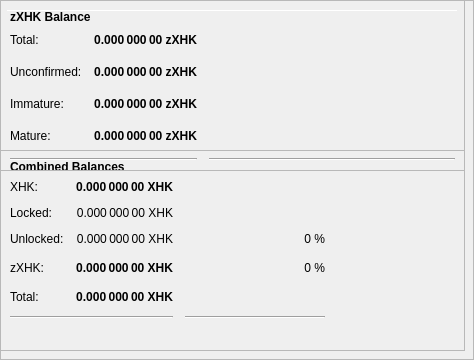
        <widget class="QFrame" name="frameObfuscation">
         <property name="minimumSize">
          <size>
           <width>0</width>
           <height>350</height>
          </size>
         </property>
         <property name="layoutDirection">
          <enum>Qt::LeftToRight</enum>
         </property>
         <property name="frameShape">
          <enum>QFrame::StyledPanel</enum>
         </property>
         <property name="frameShadow">
          <enum>QFrame::Raised</enum>
         </property>
         <widget class="QPushButton" name="runAutoDenom">
          <property name="geometry">
           <rect>
            <x>251</x>
            <y>17</y>
            <width>1</width>
            <height>1</height>
           </rect>
          </property>
          <property name="palette">
           <palette>
            <active>
             <colorrole role="WindowText">
              <brush brushstyle="SolidPattern">
               <color alpha="255">
                <red>0</red>
                <green>0</green>
                <blue>0</blue>
               </color>
              </brush>
             </colorrole>
             <colorrole role="Button">
              <brush brushstyle="SolidPattern">
               <color alpha="255">
                <red>239</red>
                <green>238</green>
                <blue>238</blue>
               </color>
              </brush>
             </colorrole>
             <colorrole role="Light">
              <brush brushstyle="SolidPattern">
               <color alpha="255">
                <red>255</red>
                <green>255</green>
                <blue>255</blue>
               </color>
              </brush>
             </colorrole>
             <colorrole role="Midlight">
              <brush brushstyle="SolidPattern">
               <color alpha="255">
                <red>247</red>
                <green>246</green>
                <blue>246</blue>
               </color>
              </brush>
             </colorrole>
             <colorrole role="Dark">
              <brush brushstyle="SolidPattern">
               <color alpha="255">
                <red>119</red>
                <green>119</green>
                <blue>119</blue>
               </color>
              </brush>
             </colorrole>
             <colorrole role="Mid">
              <brush brushstyle="SolidPattern">
               <color alpha="255">
                <red>159</red>
                <green>159</green>
                <blue>159</blue>
               </color>
              </brush>
             </colorrole>
             <colorrole role="Text">
              <brush brushstyle="SolidPattern">
               <color alpha="255">
                <red>0</red>
                <green>0</green>
                <blue>0</blue>
               </color>
              </brush>
             </colorrole>
             <colorrole role="BrightText">
              <brush brushstyle="SolidPattern">
               <color alpha="255">
                <red>255</red>
                <green>255</green>
                <blue>255</blue>
               </color>
              </brush>
             </colorrole>
             <colorrole role="ButtonText">
              <brush brushstyle="SolidPattern">
               <color alpha="255">
                <red>0</red>
                <green>0</green>
                <blue>0</blue>
               </color>
              </brush>
             </colorrole>
             <colorrole role="Base">
              <brush brushstyle="SolidPattern">
               <color alpha="255">
                <red>255</red>
                <green>255</green>
                <blue>255</blue>
               </color>
              </brush>
             </colorrole>
             <colorrole role="Window">
              <brush brushstyle="SolidPattern">
               <color alpha="255">
                <red>239</red>
                <green>238</green>
                <blue>238</blue>
               </color>
              </brush>
             </colorrole>
             <colorrole role="Shadow">
              <brush brushstyle="SolidPattern">
               <color alpha="255">
                <red>0</red>
                <green>0</green>
                <blue>0</blue>
               </color>
              </brush>
             </colorrole>
             <colorrole role="AlternateBase">
              <brush brushstyle="SolidPattern">
               <color alpha="255">
                <red>247</red>
                <green>246</green>
                <blue>246</blue>
               </color>
              </brush>
             </colorrole>
             <colorrole role="ToolTipBase">
              <brush brushstyle="SolidPattern">
               <color alpha="255">
                <red>255</red>
                <green>255</green>
                <blue>220</blue>
               </color>
              </brush>
             </colorrole>
             <colorrole role="ToolTipText">
              <brush brushstyle="SolidPattern">
               <color alpha="255">
                <red>0</red>
                <green>0</green>
                <blue>0</blue>
               </color>
              </brush>
             </colorrole>
            </active>
            <inactive>
             <colorrole role="WindowText">
              <brush brushstyle="SolidPattern">
               <color alpha="255">
                <red>0</red>
                <green>0</green>
                <blue>0</blue>
               </color>
              </brush>
             </colorrole>
             <colorrole role="Button">
              <brush brushstyle="SolidPattern">
               <color alpha="255">
                <red>239</red>
                <green>238</green>
                <blue>238</blue>
               </color>
              </brush>
             </colorrole>
             <colorrole role="Light">
              <brush brushstyle="SolidPattern">
               <color alpha="255">
                <red>255</red>
                <green>255</green>
                <blue>255</blue>
               </color>
              </brush>
             </colorrole>
             <colorrole role="Midlight">
              <brush brushstyle="SolidPattern">
               <color alpha="255">
                <red>247</red>
                <green>246</green>
                <blue>246</blue>
               </color>
              </brush>
             </colorrole>
             <colorrole role="Dark">
              <brush brushstyle="SolidPattern">
               <color alpha="255">
                <red>119</red>
                <green>119</green>
                <blue>119</blue>
               </color>
              </brush>
             </colorrole>
             <colorrole role="Mid">
              <brush brushstyle="SolidPattern">
               <color alpha="255">
                <red>159</red>
                <green>159</green>
                <blue>159</blue>
               </color>
              </brush>
             </colorrole>
             <colorrole role="Text">
              <brush brushstyle="SolidPattern">
               <color alpha="255">
                <red>0</red>
                <green>0</green>
                <blue>0</blue>
               </color>
              </brush>
             </colorrole>
             <colorrole role="BrightText">
              <brush brushstyle="SolidPattern">
               <color alpha="255">
                <red>255</red>
                <green>255</green>
                <blue>255</blue>
               </color>
              </brush>
             </colorrole>
             <colorrole role="ButtonText">
              <brush brushstyle="SolidPattern">
               <color alpha="255">
                <red>0</red>
                <green>0</green>
                <blue>0</blue>
               </color>
              </brush>
             </colorrole>
             <colorrole role="Base">
              <brush brushstyle="SolidPattern">
               <color alpha="255">
                <red>255</red>
                <green>255</green>
                <blue>255</blue>
               </color>
              </brush>
             </colorrole>
             <colorrole role="Window">
              <brush brushstyle="SolidPattern">
               <color alpha="255">
                <red>239</red>
                <green>238</green>
                <blue>238</blue>
               </color>
              </brush>
             </colorrole>
             <colorrole role="Shadow">
              <brush brushstyle="SolidPattern">
               <color alpha="255">
                <red>0</red>
                <green>0</green>
                <blue>0</blue>
               </color>
              </brush>
             </colorrole>
             <colorrole role="AlternateBase">
              <brush brushstyle="SolidPattern">
               <color alpha="255">
                <red>247</red>
                <green>246</green>
                <blue>246</blue>
               </color>
              </brush>
             </colorrole>
             <colorrole role="ToolTipBase">
              <brush brushstyle="SolidPattern">
               <color alpha="255">
                <red>255</red>
                <green>255</green>
                <blue>220</blue>
               </color>
              </brush>
             </colorrole>
             <colorrole role="ToolTipText">
              <brush brushstyle="SolidPattern">
               <color alpha="255">
                <red>0</red>
                <green>0</green>
                <blue>0</blue>
               </color>
              </brush>
             </colorrole>
            </inactive>
            <disabled>
             <colorrole role="WindowText">
              <brush brushstyle="SolidPattern">
               <color alpha="255">
                <red>119</red>
                <green>119</green>
                <blue>119</blue>
               </color>
              </brush>
             </colorrole>
             <colorrole role="Button">
              <brush brushstyle="SolidPattern">
               <color alpha="255">
                <red>239</red>
                <green>238</green>
                <blue>238</blue>
               </color>
              </brush>
             </colorrole>
             <colorrole role="Light">
              <brush brushstyle="SolidPattern">
               <color alpha="255">
                <red>255</red>
                <green>255</green>
                <blue>255</blue>
               </color>
              </brush>
             </colorrole>
             <colorrole role="Midlight">
              <brush brushstyle="SolidPattern">
               <color alpha="255">
                <red>247</red>
                <green>246</green>
                <blue>246</blue>
               </color>
              </brush>
             </colorrole>
             <colorrole role="Dark">
              <brush brushstyle="SolidPattern">
               <color alpha="255">
                <red>119</red>
                <green>119</green>
                <blue>119</blue>
               </color>
              </brush>
             </colorrole>
             <colorrole role="Mid">
              <brush brushstyle="SolidPattern">
               <color alpha="255">
                <red>159</red>
                <green>159</green>
                <blue>159</blue>
               </color>
              </brush>
             </colorrole>
             <colorrole role="Text">
              <brush brushstyle="SolidPattern">
               <color alpha="255">
                <red>119</red>
                <green>119</green>
                <blue>119</blue>
               </color>
              </brush>
             </colorrole>
             <colorrole role="BrightText">
              <brush brushstyle="SolidPattern">
               <color alpha="255">
                <red>255</red>
                <green>255</green>
                <blue>255</blue>
               </color>
              </brush>
             </colorrole>
             <colorrole role="ButtonText">
              <brush brushstyle="SolidPattern">
               <color alpha="255">
                <red>119</red>
                <green>119</green>
                <blue>119</blue>
               </color>
              </brush>
             </colorrole>
             <colorrole role="Base">
              <brush brushstyle="SolidPattern">
               <color alpha="255">
                <red>239</red>
                <green>238</green>
                <blue>238</blue>
               </color>
              </brush>
             </colorrole>
             <colorrole role="Window">
              <brush brushstyle="SolidPattern">
               <color alpha="255">
                <red>239</red>
                <green>238</green>
                <blue>238</blue>
               </color>
              </brush>
             </colorrole>
             <colorrole role="Shadow">
              <brush brushstyle="SolidPattern">
               <color alpha="255">
                <red>0</red>
                <green>0</green>
                <blue>0</blue>
               </color>
              </brush>
             </colorrole>
             <colorrole role="AlternateBase">
              <brush brushstyle="SolidPattern">
               <color alpha="255">
                <red>239</red>
                <green>238</green>
                <blue>238</blue>
               </color>
              </brush>
             </colorrole>
             <colorrole role="ToolTipBase">
              <brush brushstyle="SolidPattern">
               <color alpha="255">
                <red>255</red>
                <green>255</green>
                <blue>220</blue>
               </color>
              </brush>
             </colorrole>
             <colorrole role="ToolTipText">
              <brush brushstyle="SolidPattern">
               <color alpha="255">
                <red>0</red>
                <green>0</green>
                <blue>0</blue>
               </color>
              </brush>
             </colorrole>
            </disabled>
           </palette>
          </property>
          <property name="focusPolicy">
           <enum>Qt::NoFocus</enum>
          </property>
          <property name="autoFillBackground">
           <bool>true</bool>
          </property>
          <property name="text">
           <string/>
          </property>
          <property name="flat">
           <bool>true</bool>
          </property>
         </widget>
         <widget class="Line" name="line">
          <property name="geometry">
           <rect>
            <x>7</x>
            <y>10</y>
            <width>451</width>
            <height>1</height>
           </rect>
          </property>
          <property name="orientation">
           <enum>Qt::Horizontal</enum>
          </property>
         </widget>
         <widget class="QFrame" name="frame_3">
          <property name="geometry">
           <rect>
            <x>0</x>
            <y>150</y>
            <width>465</width>
            <height>201</height>
           </rect>
          </property>
          <property name="frameShape">
           <enum>QFrame::StyledPanel</enum>
          </property>
          <property name="frameShadow">
           <enum>QFrame::Raised</enum>
          </property>
          <layout class="QVBoxLayout" name="verticalLayout_5">
           <item>
            <layout class="QHBoxLayout" name="horizontalLayout_5" stretch="0">
             <item>
              <widget class="QLabel" name="label_5z">
               <property name="maximumSize">
                <size>
                 <width>16777215</width>
                 <height>20</height>
                </size>
               </property>
               <property name="font">
                <font>
                 <weight>75</weight>
                 <bold>true</bold>
                </font>
               </property>
               <property name="toolTip">
                <string>Combined Balances (including unconfirmed and immature coins)</string>
               </property>
               <property name="text">
                <string>&lt;html&gt;&lt;head/&gt;&lt;body&gt;&lt;p&gt;Combined Balances&lt;/p&gt;&lt;/body&gt;&lt;/html&gt;</string>
               </property>
              </widget>
             </item>
            </layout>
           </item>
           <item>
            <layout class="QGridLayout" name="gridLayout_3">
             <property name="spacing">
              <number>12</number>
             </property>
             <item row="7" column="0" colspan="2">
              <widget class="Line" name="lineSpendableBalance_3">
               <property name="orientation">
                <enum>Qt::Horizontal</enum>
               </property>
              </widget>
             </item>
             <item row="7" column="2">
              <widget class="Line" name="lineWatchBalance_3">
               <property name="sizePolicy">
                <sizepolicy hsizetype="Preferred" vsizetype="Fixed">
                 <horstretch>0</horstretch>
                 <verstretch>0</verstretch>
                </sizepolicy>
               </property>
               <property name="minimumSize">
                <size>
                 <width>140</width>
                 <height>0</height>
                </size>
               </property>
               <property name="orientation">
                <enum>Qt::Horizontal</enum>
               </property>
              </widget>
             </item>
             <item row="4" column="1">
              <widget class="QLabel" name="labelzBalancez">
               <property name="font">
                <font>
                 <weight>75</weight>
                 <bold>true</bold>
                </font>
               </property>
               <property name="cursor">
                <cursorShape>IBeamCursor</cursorShape>
               </property>
               <property name="toolTip">
                <string>Total of transactions that have yet to be confirmed, and do not yet count toward the spendable balance</string>
               </property>
               <property name="text">
                <string notr="true">0.000 000 00 XHK</string>
               </property>
               <property name="alignment">
                <set>Qt::AlignRight|Qt::AlignTrailing|Qt::AlignVCenter</set>
               </property>
               <property name="textInteractionFlags">
                <set>Qt::LinksAccessibleByMouse|Qt::TextSelectableByKeyboard|Qt::TextSelectableByMouse</set>
               </property>
              </widget>
             </item>
             <item row="6" column="1">
              <widget class="QLabel" name="labelTotalz">
               <property name="font">
                <font>
                 <weight>75</weight>
                 <bold>true</bold>
                </font>
               </property>
               <property name="cursor">
                <cursorShape>IBeamCursor</cursorShape>
               </property>
               <property name="toolTip">
                <string>Total Balance, including unconfirmed and immature coins.</string>
               </property>
               <property name="text">
                <string notr="true">0.000 000 00 XHK</string>
               </property>
               <property name="alignment">
                <set>Qt::AlignRight|Qt::AlignTrailing|Qt::AlignVCenter</set>
               </property>
               <property name="textInteractionFlags">
                <set>Qt::LinksAccessibleByMouse|Qt::TextSelectableByKeyboard|Qt::TextSelectableByMouse</set>
               </property>
              </widget>
             </item>
             <item row="4" column="3">
              <spacer name="horizontalSpacer_6">
               <property name="orientation">
                <enum>Qt::Horizontal</enum>
               </property>
               <property name="sizeHint" stdset="0">
                <size>
                 <width>40</width>
                 <height>20</height>
                </size>
               </property>
              </spacer>
             </item>
             <item row="6" column="0">
              <widget class="QLabel" name="labelTotalTextz">
               <property name="text">
                <string>Total:</string>
               </property>
              </widget>
             </item>
             <item row="1" column="0">
              <widget class="QLabel" name="labelBalanceTextz">
               <property name="text">
                <string>XHK:</string>
               </property>
              </widget>
             </item>
             <item row="1" column="1">
              <widget class="QLabel" name="labelBalancez">
               <property name="font">
                <font>
                 <weight>75</weight>
                 <bold>true</bold>
                </font>
               </property>
               <property name="cursor">
                <cursorShape>IBeamCursor</cursorShape>
               </property>
               <property name="toolTip">
                <string>Your current spendable balance</string>
               </property>
               <property name="text">
                <string notr="true">0.000 000 00 XHK</string>
               </property>
               <property name="alignment">
                <set>Qt::AlignRight|Qt::AlignTrailing|Qt::AlignVCenter</set>
               </property>
               <property name="textInteractionFlags">
                <set>Qt::LinksAccessibleByMouse|Qt::TextSelectableByKeyboard|Qt::TextSelectableByMouse</set>
               </property>
              </widget>
             </item>
             <item row="4" column="0">
              <widget class="QLabel" name="labelzBalanceTextz">
               <property name="toolTip">
                <string/>
               </property>
               <property name="text">
                <string>zXHK:</string>
               </property>
              </widget>
             </item>
             <item row="4" column="2">
              <widget class="QLabel" name="labelzXHKPercent">
               <property name="toolTip">
                <string>Current percentage of zXHK.
If AutoMint is enabled this percentage will settle around the configured AutoMint percentage (default = 10%)</string>
               </property>
               <property name="text">
                <string>0 %</string>
               </property>
               <property name="alignment">
                <set>Qt::AlignRight|Qt::AlignTrailing|Qt::AlignVCenter</set>
               </property>
              </widget>
             </item>
             <item row="6" column="2">
              <widget class="QLabel" name="label100Percent">
               <property name="text">
                <string/>
               </property>
               <property name="alignment">
                <set>Qt::AlignRight|Qt::AlignTrailing|Qt::AlignVCenter</set>
               </property>
              </widget>
             </item>
             <item row="2" column="1">
              <widget class="QLabel" name="labelLockedBalance">
               <property name="toolTip">
                <string>Locked XHK or Masternode collaterals. These are excluded from zXHK minting.</string>
               </property>
               <property name="text">
                <string>0.000 000 00 XHK</string>
               </property>
               <property name="alignment">
                <set>Qt::AlignRight|Qt::AlignTrailing|Qt::AlignVCenter</set>
               </property>
              </widget>
             </item>
             <item row="2" column="0">
              <widget class="QLabel" name="labelLockedBalanceText">
               <property name="toolTip">
                <string>Locked XHK or Masternode collaterals. These are excluded from zXHK minting.</string>
               </property>
               <property name="text">
                <string>Locked:</string>
               </property>
              </widget>
             </item>
             <item row="3" column="0">
              <widget class="QLabel" name="labelUnLockedBalanceText">
               <property name="toolTip">
                <string>Unlocked RUPs. These can be used for zXHK minting.</string>
               </property>
               <property name="text">
                <string>Unlocked:</string>
               </property>
              </widget>
             </item>
             <item row="3" column="1">
              <widget class="QLabel" name="labelUnLockedBalance">
               <property name="toolTip">
                <string>Unlocked RUPs. These can be used for zXHK minting.</string>
               </property>
               <property name="text">
                <string>0.000 000 00 XHK</string>
               </property>
               <property name="alignment">
                <set>Qt::AlignRight|Qt::AlignTrailing|Qt::AlignVCenter</set>
               </property>
              </widget>
             </item>
             <item row="3" column="2">
              <widget class="QLabel" name="labelRUPPercent">
               <property name="text">
                <string>0 %</string>
               </property>
               <property name="alignment">
                <set>Qt::AlignRight|Qt::AlignTrailing|Qt::AlignVCenter</set>
               </property>
              </widget>
             </item>
            </layout>
           </item>
           <item>
            <spacer name="verticalSpacer">
             <property name="orientation">
              <enum>Qt::Vertical</enum>
             </property>
             <property name="sizeHint" stdset="0">
              <size>
               <width>20</width>
               <height>40</height>
              </size>
             </property>
            </spacer>
           </item>
          </layout>
         </widget>
         <widget class="QFrame" name="frame_4">
          <property name="geometry">
           <rect>
            <x>0</x>
            <y>0</y>
            <width>465</width>
            <height>171</height>
           </rect>
          </property>
          <property name="frameShape">
           <enum>QFrame::StyledPanel</enum>
          </property>
          <property name="frameShadow">
           <enum>QFrame::Raised</enum>
          </property>
          <layout class="QVBoxLayout" name="verticalLayout_7">
           <item>
            <layout class="QHBoxLayout" name="horizontalLayout_8" stretch="0">
             <item>
              <widget class="QLabel" name="label_5z_3">
               <property name="maximumSize">
                <size>
                 <width>16777215</width>
                 <height>20</height>
                </size>
               </property>
               <property name="font">
                <font>
                 <weight>75</weight>
                 <bold>true</bold>
                </font>
               </property>
               <property name="text">
                <string>zXHK Balance</string>
               </property>
              </widget>
             </item>
            </layout>
           </item>
           <item>
            <layout class="QGridLayout" name="gridLayout_5">
             <property name="spacing">
              <number>12</number>
             </property>
             <item row="4" column="0">
              <widget class="QLabel" name="labelzBalanceMatureText">
               <property name="toolTip">
                <string>Mature: more than 20 confirmation and more than 1 mints of the same denomination after it was minted.
These zXHK are spendable.</string>
               </property>
               <property name="text">
                <string>Mature:</string>
               </property>
              </widget>
             </item>
             <item row="5" column="0" colspan="2">
              <widget class="Line" name="lineSpendableBalance_5">
               <property name="orientation">
                <enum>Qt::Horizontal</enum>
               </property>
              </widget>
             </item>
             <item row="1" column="1">
              <widget class="QLabel" name="labelzBalance">
               <property name="font">
                <font>
                 <weight>75</weight>
                 <bold>true</bold>
                </font>
               </property>
               <property name="cursor">
                <cursorShape>IBeamCursor</cursorShape>
               </property>
               <property name="toolTip">
                <string>All available zXHK, unconfirmed and immature zXHK included.</string>
               </property>
               <property name="text">
                <string notr="true">0.000 000 00 zXHK</string>
               </property>
               <property name="alignment">
                <set>Qt::AlignRight|Qt::AlignTrailing|Qt::AlignVCenter</set>
               </property>
               <property name="textInteractionFlags">
                <set>Qt::LinksAccessibleByMouse|Qt::TextSelectableByKeyboard|Qt::TextSelectableByMouse</set>
               </property>
              </widget>
             </item>
             <item row="5" column="2">
              <widget class="Line" name="lineWatchBalance_5">
               <property name="sizePolicy">
                <sizepolicy hsizetype="Preferred" vsizetype="Fixed">
                 <horstretch>0</horstretch>
                 <verstretch>0</verstretch>
                </sizepolicy>
               </property>
               <property name="minimumSize">
                <size>
                 <width>140</width>
                 <height>0</height>
                </size>
               </property>
               <property name="orientation">
                <enum>Qt::Horizontal</enum>
               </property>
              </widget>
             </item>
             <item row="1" column="0">
              <widget class="QLabel" name="labelzBalanceText">
               <property name="toolTip">
                <string>All available zXHK, unconfirmed and immature zXHK included.</string>
               </property>
               <property name="text">
                <string>Total:</string>
               </property>
              </widget>
             </item>
             <item row="1" column="2">
              <spacer name="horizontalSpacer_8">
               <property name="orientation">
                <enum>Qt::Horizontal</enum>
               </property>
               <property name="sizeHint" stdset="0">
                <size>
                 <width>40</width>
                 <height>20</height>
                </size>
               </property>
              </spacer>
             </item>
             <item row="4" column="2">
              <spacer name="horizontalSpacer_4">
               <property name="orientation">
                <enum>Qt::Horizontal</enum>
               </property>
               <property name="sizeHint" stdset="0">
                <size>
                 <width>40</width>
                 <height>20</height>
                </size>
               </property>
              </spacer>
             </item>
             <item row="4" column="1">
              <widget class="QLabel" name="labelzBalanceMature">
               <property name="font">
                <font>
                 <weight>75</weight>
                 <bold>true</bold>
                </font>
               </property>
               <property name="toolTip">
                <string>Mature: more than 20 confirmation and more than 1 mints of the same denomination after it was minted.
These zXHK are spendable.</string>
               </property>
               <property name="text">
                <string>0.000 000 00 zXHK</string>
               </property>
               <property name="alignment">
                <set>Qt::AlignRight|Qt::AlignTrailing|Qt::AlignVCenter</set>
               </property>
              </widget>
             </item>
             <item row="2" column="0">
              <widget class="QLabel" name="labelzBalanceUnconfirmedText">
               <property name="toolTip">
                <string>Unconfirmed: less than 20 confirmations
Immature: confirmed, but less than 1 mints of the same denomination after it was minted</string>
               </property>
               <property name="text">
                <string>Unconfirmed:</string>
               </property>
              </widget>
             </item>
             <item row="2" column="1">
              <widget class="QLabel" name="labelzBalanceUnconfirmed">
               <property name="font">
                <font>
                 <weight>75</weight>
                 <bold>true</bold>
                </font>
               </property>
               <property name="toolTip">
                <string>Unconfirmed: less than 20 confirmations
Immature: confirmed, but less than 1 mints of the same denomination after it was minted</string>
               </property>
               <property name="text">
                <string>0.000 000 00 zXHK</string>
               </property>
               <property name="alignment">
                <set>Qt::AlignRight|Qt::AlignTrailing|Qt::AlignVCenter</set>
               </property>
              </widget>
             </item>
             <item row="2" column="2">
              <spacer name="horizontalSpacer_5">
               <property name="orientation">
                <enum>Qt::Horizontal</enum>
               </property>
               <property name="sizeHint" stdset="0">
                <size>
                 <width>40</width>
                 <height>20</height>
                </size>
               </property>
              </spacer>
             </item>
             <item row="3" column="0">
              <widget class="QLabel" name="labelzBalanceImmatureText">
               <property name="toolTip">
                <string>Unconfirmed: less than 20 confirmations
Immature: confirmed, but less than 1 mints of the same denomination after it was minted</string>
               </property>
               <property name="text">
                <string>Immature:</string>
               </property>
              </widget>
             </item>
             <item row="3" column="1">
              <widget class="QLabel" name="labelzBalanceImmature">
               <property name="font">
                <font>
                 <weight>75</weight>
                 <bold>true</bold>
                </font>
               </property>
               <property name="toolTip">
                <string>Unconfirmed: less than 20 confirmations
Immature: confirmed, but less than 1 mints of the same denomination after it was minted</string>
               </property>
               <property name="text">
                <string>0.000 000 00 zXHK</string>
               </property>
               <property name="alignment">
                <set>Qt::AlignRight|Qt::AlignTrailing|Qt::AlignVCenter</set>
               </property>
              </widget>
             </item>
             <item row="3" column="2">
              <spacer name="horizontalSpacer_7">
               <property name="orientation">
                <enum>Qt::Horizontal</enum>
               </property>
               <property name="sizeHint" stdset="0">
                <size>
                 <width>40</width>
                 <height>20</height>
                </size>
               </property>
              </spacer>
             </item>
            </layout>
           </item>
          </layout>
         </widget>
        </widget>
